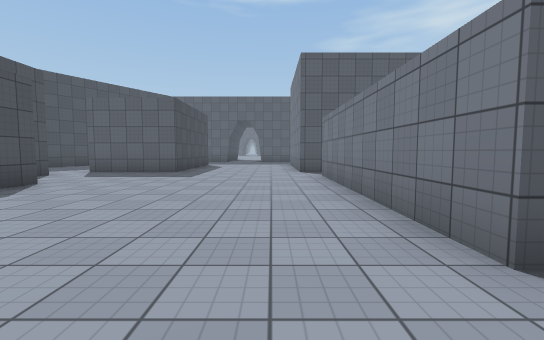
view 1 (above)

14 first-person views from a walk through a scene from a Unity 3-D project. The camera is 1.3 m above the floor, tilts 4° down and sees 90° across. The floor is counted in squares, 2 m on a side. Each view is taken from the middle of a square. On the plan, view 1 faces up. The plan holds only what a view shows up to about 9 squares ahead; the rest is blank. The place goes on beyond the plan. The player character is not drawn. Surface patterns are stand-ins for the level's own textures.

view 2
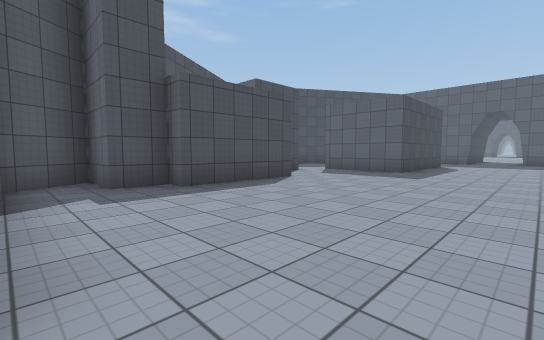

view 3
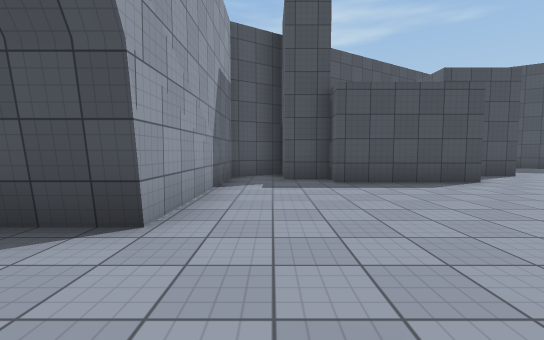

view 4
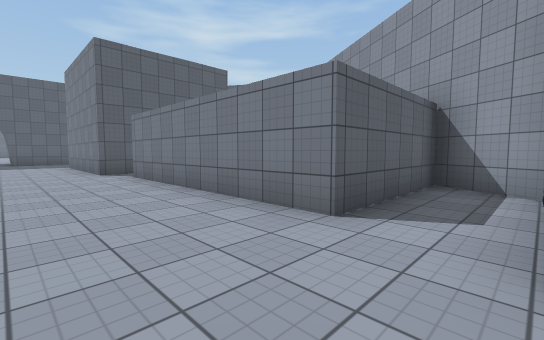

view 5
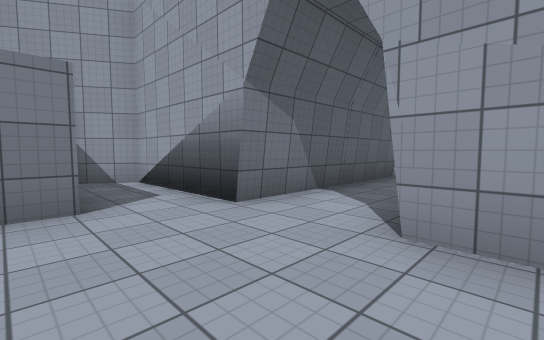

view 6
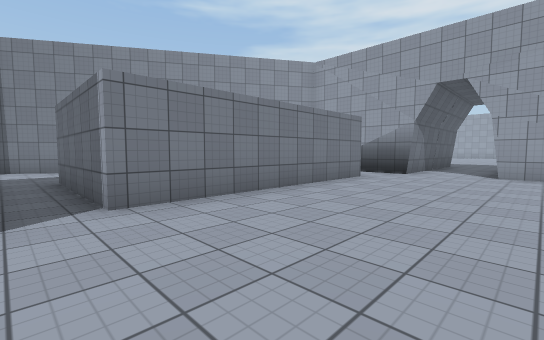

view 7
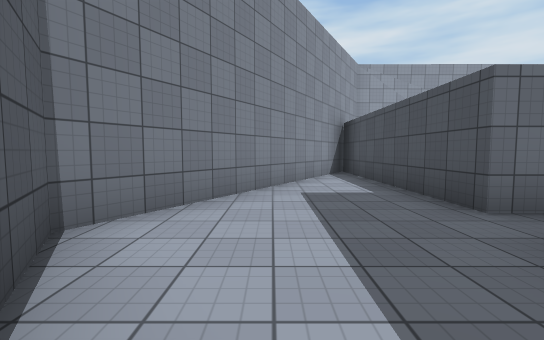

view 8
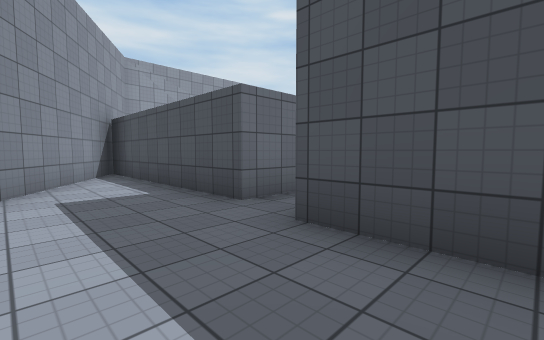

view 9
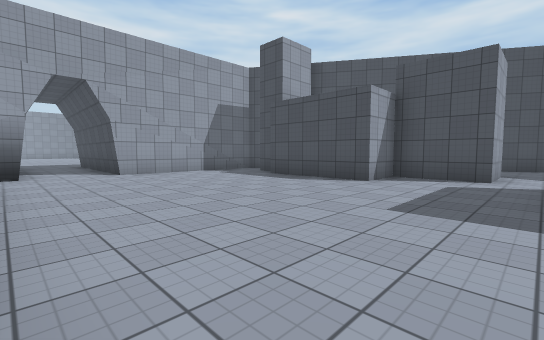

view 10
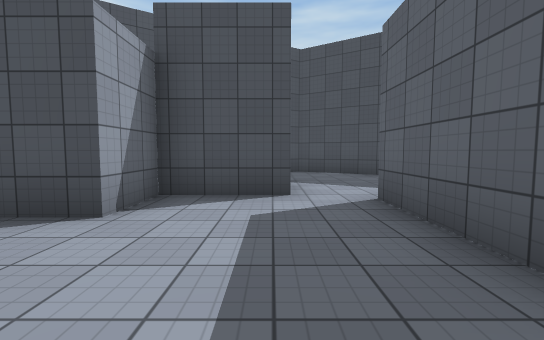

view 11
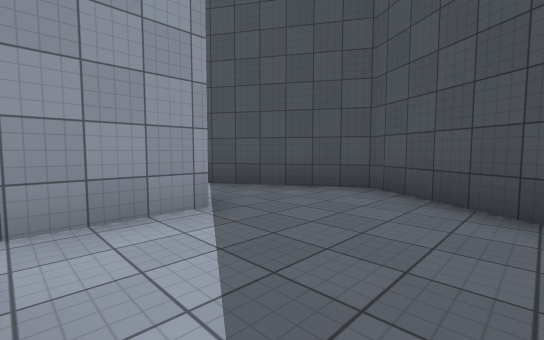

view 12
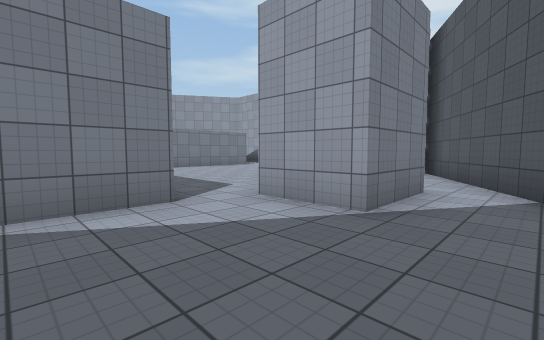

view 13
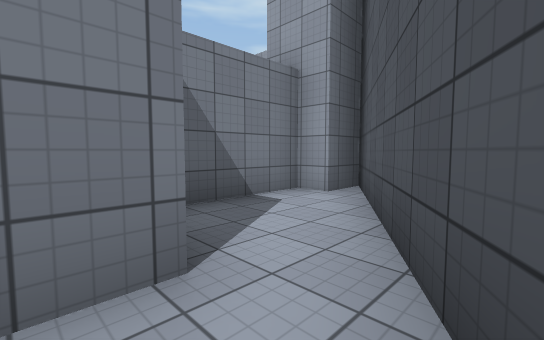

view 14
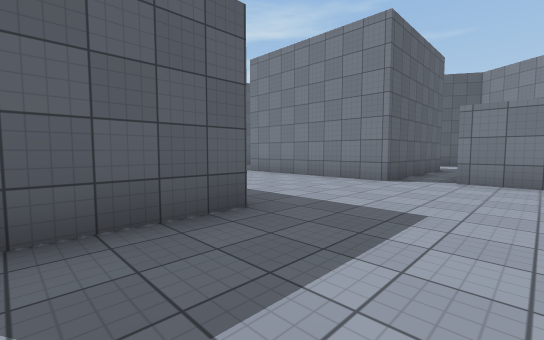

### Floor plan
Ten units are one square. View 1 is at (0, 0); x grows to the right and y downward. Boxes are objects, and circles mark ways between rooms. Rooms are numbered by the first view taken in them; rooms with no view inside come last. Other rooms are left out.
<svg viewBox="-111 -110 203 125">
<path fill="none" stroke="#000" d="M9 -84 9 -105M-60 -73 -60 -53 -46 -53 -46 -23 -52 -23 -52 -13 -66 -13M-30 -99 -30 -84 -57 -84M7 1 38 2 50 -17M-69 -18 -58 0 -12 1M48 -14 13 -14 13 -73M51 -101 51 -84 9 -84M13 -73 48 -73 48 -14M50 -17 87 -79 81 -90M-93 -101 -106 -79 -90 -53M-77 -73 -60 -73M-57 -84 -57 -101M-77 -52 -77 -73M-90 -53 -69 -18M-59 -23 -59 -45"/>
<circle cx="10" cy="-80" r="3" fill="#2a7"/>
<circle cx="-50" cy="-80" r="3" fill="#2a7"/>
<circle cx="-80" cy="-60" r="3" fill="#2a7"/>
<text x="-20" y="-50">1</text>
<text x="60" y="-70">2</text>
<text x="-80" y="-90">3</text>
<text x="-80" y="-50">4</text>
</svg>
Room 1 opens to room 2. Room 1 opens to room 3. Room 3 opens to room 4.

Where each view was taken, in squares from view 1:
view 1: 0 up, 0 right, facing up
view 2: 0 up, 0 right, facing up-left
view 3: 1 up, 1 right, facing left
view 4: 0 up, 1 left, facing up-right
view 5: 2 up, 2 left, facing down-right
view 6: 8 up, 2 left, facing down-right
view 7: 10 up, 7 right, facing down
view 8: 10 up, 7 right, facing down-left
view 9: 8 up, 1 right, facing down-left
view 10: 7 up, 2 left, facing left
view 11: 10 up, 6 left, facing down-left
view 12: 10 up, 9 left, facing down-right
view 13: 6 up, 9 left, facing down-right
view 14: 6 up, 5 left, facing up-right
